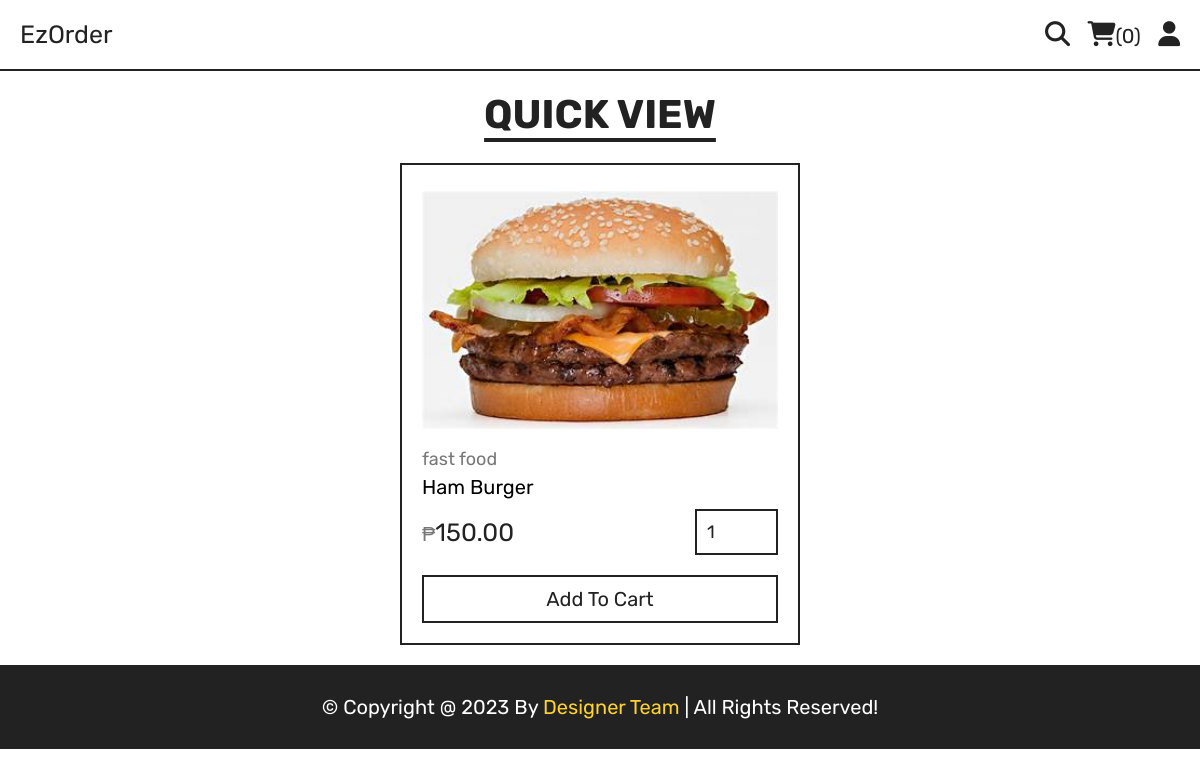
The page /quick_view.php?pid=1 on the database its author committed.
### tables this page shows
CREATE TABLE `products` (
  `id` int(11) NOT NULL,
  `name` varchar(255) NOT NULL,
  `category` varchar(255) NOT NULL,
  `price` decimal(10,2) NOT NULL,
  `image` varchar(255) NOT NULL
);

### quick_view.php (the view, shortened to what this page needs)
<?php
include 'components/connect.php';
?>
<!DOCTYPE html>
<html lang="en">
<head>
   <link rel="stylesheet" href="https://cdnjs.cloudflare.com/ajax/libs/font-awesome/6.1.1/css/all.min.css">
   <link rel="stylesheet" href="css/style.css">
</head>
<body>
   <?php include 'components/kiosk_header.php'; ?>
   <section class="quick-view">
      <h1 class="title">quick view</h1>
      <?php
      $pid = $_GET['pid'];
      $select_products = $conn->prepare("SELECT * FROM `products` WHERE id = ?");
      $select_products->execute([$pid]);
      if ($select_products->rowCount() > 0) {
         while ($fetch_products = $select_products->fetch(PDO::FETCH_ASSOC)) {
      ?>
            <form action="" method="post" class="box">
               <img src="uploaded_img/<?= $fetch_products['image']; ?>" alt="">
               <a href="category.php?category=<?= $fetch_products['category']; ?>" class="cat"><?= $fetch_products['category']; ?></a>
               <div class="name"><?= $fetch_products['name']; ?></div>
               <div class="flex">
                  <div class="price"><span>₱</span><?= $fetch_products['price']; ?></div>
                  <input type="number" name="qty" class="qty" min="1" max="99" value="1" maxlength="2">
               </div>
               <button type="submit" name="add_to_cart" class="cart-btn">add to cart</button>
            </form>
      <?php
         }
      } else {
         echo '<p class="empty">no products added yet!</p>';
      }
      ?>
   </section>
   <?php include 'components/footer.php'; ?>
</body>
</html>

### css/style.css (style rules this page uses)
:root { --yellow:#fed330; --red:#e74c3c; --white:#fff; --black:#222; --light-color:#777; --border:.2rem solid var(--black); }
* { font-family: 'Rubik', sans-serif; margin:0; padding:0; box-sizing: border-box; outline: none; border: none; text-decoration: none; }
html { font-size: 62.5%; overflow-x: hidden; scroll-behavior: smooth; stop-opacity: 7rem; }
section { margin:0 auto; max-width: 1200px; padding:2rem; }
.title { text-align: center; margin-bottom: 2.5rem; font-size: 4rem; color:var(--black); text-transform: uppercase; text-decoration: underline; text-underline-offset: 1rem; }
.quick-view form { max-width: 40rem; padding:2rem; border:var(--border); position: relative; margin:0 auto; }
.quick-view form img { height: 25rem; width: 100%; object-fit: contain; margin-bottom: 1rem; }
.quick-view form .cat { font-size: 1.8rem; color:var(--light-color); }
.quick-view form .name { font-size: 2rem; margin:.5rem 0; }
.quick-view form .flex { display: flex; justify-content: space-between; align-items: center; gap:1.5rem; margin:1rem 0; }
.quick-view form .flex .price { font-size: 2.5rem; color:var(--black); }
.quick-view form .flex .price span { font-size: 2rem; color:var(--light-color); }
.quick-view form .flex .qty { border:var(--border); padding:1rem; font-size: 1.8rem; color:var(--black); }
.quick-view form .cart-btn { width: 100%; padding:1rem 3rem; text-align: center; border:var(--border); font-size: 2rem; color:var(--black); cursor: pointer; text-transform: capitalize; background: none; margin-top: 1rem; }

### rows shown on the page
products: image (picture), category "fast food", name "Ham Burger", price "150.00"

### other values the page prints
$total_cart_items "0"
